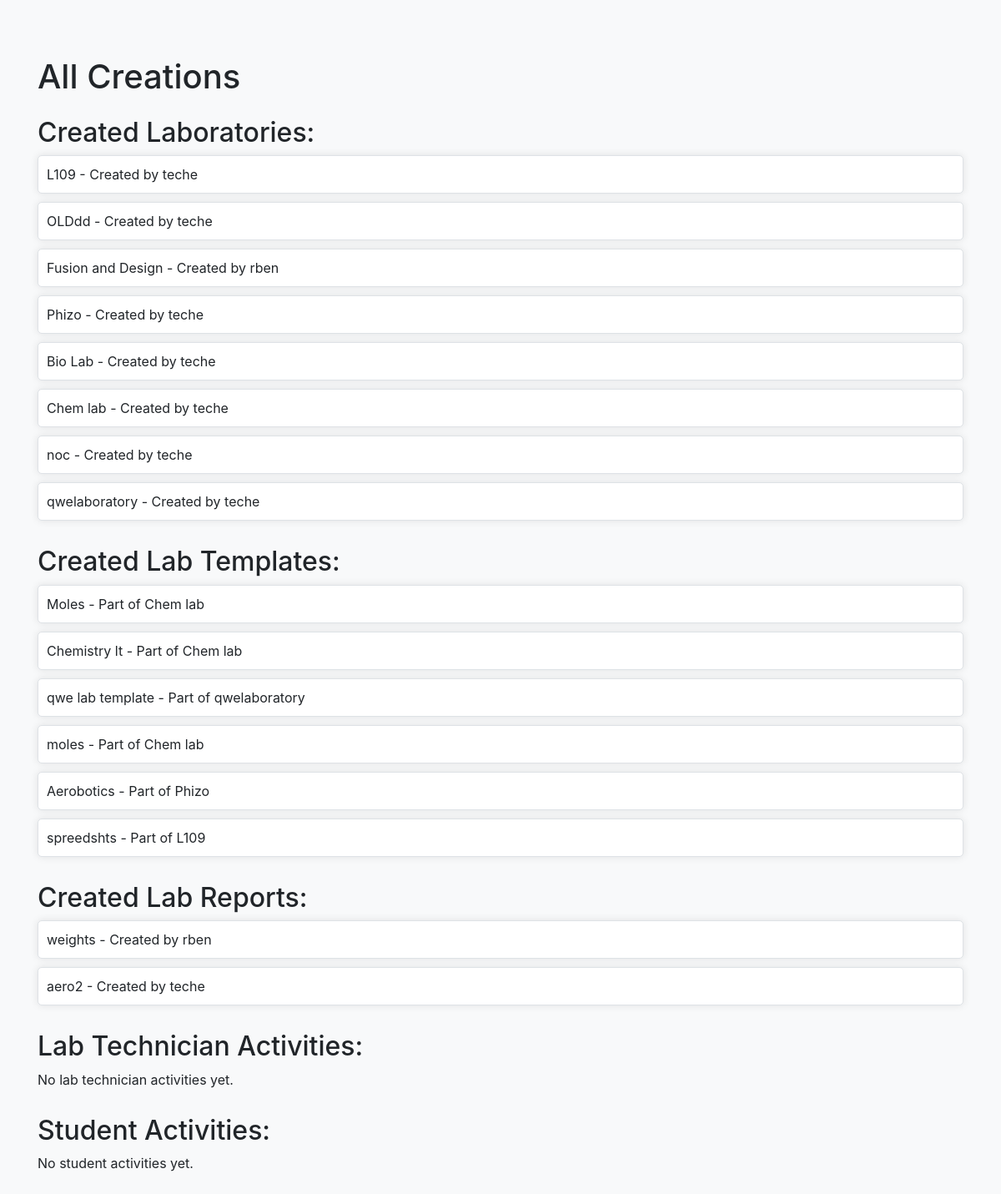
Page /users/activities/labtech/ (signed in) on the committed database.
### users/models.py (models this page shows, shortened)
class Laboratory(models.Model):
    course = models.ForeignKey(
        Course, on_delete=models.CASCADE, related_name='laboratories')
    name = models.CharField(max_length=255)
    creator = models.ForeignKey(
        settings.AUTH_USER_MODEL, on_delete=models.CASCADE, related_name='laboratories')

class User(AbstractUser):
    class Role(models.TextChoices):
        STUDENT = 'ST', _('Student')
        LAB_TECH = 'LT', _('Lab Technician')
        LECTURER = 'LE', _('Lecturer')
    role = models.CharField(
        max_length=2,
        choices=Role.choices,
        default=Role.STUDENT,
    )
    groups = models.ManyToManyField(Group, verbose_name=_('groups'), blank=True, help_text=_(
        'The groups this user belongs to. A user will get all permissions granted to each of their groups.'),
        related_name="user_set_custom",
        related_query_name="user",
    )
    user_permissions = models.ManyToManyField(
        Permission,
        verbose_name=_('user permissions'),
        blank=True,
        help_text=_('Specific permissions for this user.'),
        related_name="user_set_custom",
        related_query_name="user",
    )

class LabTemplate(models.Model):
    course = models.ForeignKey(
        Course, on_delete=models.CASCADE, related_name='lab_templates')
    name = models.CharField(max_length=255)
    laboratory = models.ForeignKey(
        Laboratory, on_delete=models.CASCADE, related_name='lab_templates')

class LabReport(models.Model):
    REPORT_TYPE_CHOICES = [
        ('IND', 'Individual'),
        ('GRP', 'Group'),
    ]
    report_type = models.CharField(
        max_length=3, choices=REPORT_TYPE_CHOICES, default='IND')
    creator = models.ForeignKey(
        settings.AUTH_USER_MODEL, on_delete=models.CASCADE, related_name='created_lab_reports'
    )
    student = models.ForeignKey(
        settings.AUTH_USER_MODEL, on_delete=models.CASCADE, related_name='student_lab_reports', null=True, blank=True
    )
    course = models.ForeignKey(
        Course, on_delete=models.CASCADE, related_name='lab_reports'
    )
    title = models.CharField(max_length=255)
    description = models.TextField()
    laboratory = models.ForeignKey(
        Laboratory, on_delete=models.CASCADE, related_name='lab_reports', null=True
    )
    document = models.FileField(upload_to='lab_reports/')
    submitted_at = models.DateTimeField(auto_now_add=True)
    status = models.CharField(max_length=100, default='Pending')
    template = models.ForeignKey(
        LabTemplate, on_delete=models.SET_NULL, null=True, blank=True, related_name='lab_reports'
    )
    is_active = models.BooleanField(default=True)

### users/views.py (the view)
# urls.py: path('activities/labtech/', views.view_all_creations,
@login_required
def view_all_creations(request):
    laboratories = Laboratory.objects.all()  # Temporarily fetch all laboratories
    lab_templates = LabTemplate.objects.all()
    lab_reports = LabReport.objects.all()
    context = {
        'laboratories': laboratories,
        'lab_templates': lab_templates,
        'lab_reports': lab_reports,
    }
    return render(request, 'grading/activities_view.html', context)

### users/templates/grading/activities_view.html (shortened to what this page needs)
<!DOCTYPE html>
<html lang="en">
  <head>
    <link
      rel="stylesheet"
      href="https://stackpath.bootstrapcdn.com/bootstrap/4.5.2/css/bootstrap.min.css"
    />
  </head>
  <body>
    <div class="container">
      <h1 class="mt-5 mb-4">All Creations</h1>
      <div class="activity-section">
        <h2>Created Laboratories:</h2>
        {% if laboratories %}
        <ul class="activity-list">
          {% for lab in laboratories %}
          <li class="activity-item">
            {{ lab.name }} - Created by {{ lab.creator.username }}
          </li>
          {% endfor %}
        </ul>
        {% else %}
        <p>No laboratories created yet.</p>
        {% endif %}
      </div>
      <div class="activity-section">
        <h2>Created Lab Templates:</h2>
        {% if lab_templates %}
        <ul class="activity-list">
          {% for template in lab_templates %}
          <li class="activity-item">
            {{ template.name }} - Part of {{ template.laboratory.name }}
          </li>
          {% endfor %}
        </ul>
        {% else %}
        <p>No lab templates created yet.</p>
        {% endif %}
      </div>
      <div class="activity-section">
        <h2>Created Lab Reports:</h2>
        {% if lab_reports %}
        <ul class="activity-list">
          {% for report in lab_reports %}
          <li class="activity-item">
            {{ report.title }} - Created by {{ report.creator.username }}
          </li>
          {% endfor %}
        </ul>
        {% else %}
        <p>No lab reports created yet.</p>
        {% endif %}
      </div>
      <div class="activity-section">
        <h2>Lab Technician Activities:</h2>
        {% if lab_technician_activities %}
        <ul class="activity-list">
          {% for report in lab_technician_activities %}
          <li class="activity-item">
            {{ report.title }} - Created by {{ report.creator.username }}
          </li>
          {% endfor %}
        </ul>
        {% else %}
        <p>No lab technician activities yet.</p>
        {% endif %}
      </div>
      <div class="activity-section">
        <h2>Student Activities:</h2>
        {% if student_activities %}
        <ul class="activity-list">
          {% for activity in student_activities %}
          <li class="activity-item">
            <div class="student-info">
              <strong>Student:</strong> {{ activity.student.username }}
            </div>
            <div>
              <strong>Courses:</strong>
              <ul>
                {% for course in activity.courses %}
                <li>{{ course.code }} - {{ course.name }}</li>
                {% endfor %}
              </ul>
            </div>
            <div>
              <strong>Lab Report:</strong> {{ activity.lab_report.title }}
            </div>
            <div>
              <strong>Lab Template:</strong> {{
              activity.lab_report.template.name }}
            </div>
            <div>
              <strong>Section:</strong> {{ activity.lab_report.section }}
            </div>
            <div>
              <strong>Responses:</strong>
              <ul class="response-list">
                {% for response in activity.responses %}
                <li>
                  {{ response.section.title }}: {{ response.response_text }}
                  (Marks: {{ response.marks_awarded }}, Feedback: {{
                  response.feedback }})
                </li>
                {% endfor %}
              </ul>
            </div>
            <div class="grade-info">
              <strong>Grade:</strong> {{ activity.grade.score if activity.grade
              else 'N/A' }}
            </div>
            <div class="grade-info">
              <strong>Grade Feedback:</strong> {{ activity.grade.feedback if
              activity.grade else 'N/A' }}
            </div>
          </li>
          {% endfor %}
        </ul>
        {% else %}
        <p>No student activities yet.</p>
        {% endif %}
      </div>
    </div>
  </body>
</html>

### users/templates/grading/activities_view.html (style rules this page uses)
body { padding-top: 20px; background-color: #f8f9fa; }
.activity-section { margin-bottom: 30px; }
.activity-list { list-style: none; padding-left: 0; }
.activity-item { margin-bottom: 10px; padding: 10px; background-color: #fff; border: 1px solid #dee2e6; border-radius: 5px; box-shadow: 0 0 10px rgba(0, 0, 0, 0.1); }

### rows in the picture
Laboratory: name "L109", creator.username "teche"
Laboratory: name "OLDdd", creator.username "teche"
Laboratory: name "Fusion and Design", creator.username "rben"
Laboratory: name "Phizo", creator.username "teche"
Laboratory: name "Bio Lab", creator.username "teche"
Laboratory: name "Chem lab", creator.username "teche"
Laboratory: name "noc", creator.username "teche"
Laboratory: name "qwelaboratory", creator.username "teche"
LabTemplate: name "Moles", laboratory.name "Chem lab"
LabTemplate: name "Chemistry lt", laboratory.name "Chem lab"
LabTemplate: name "qwe lab template", laboratory.name "qwelaboratory"
LabTemplate: name "moles", laboratory.name "Chem lab"
LabTemplate: name "Aerobotics", laboratory.name "Phizo"
LabTemplate: name "spreedshts", laboratory.name "L109"
LabReport: title "weights", creator.username "rben"
LabReport: title "aero2", creator.username "teche"
